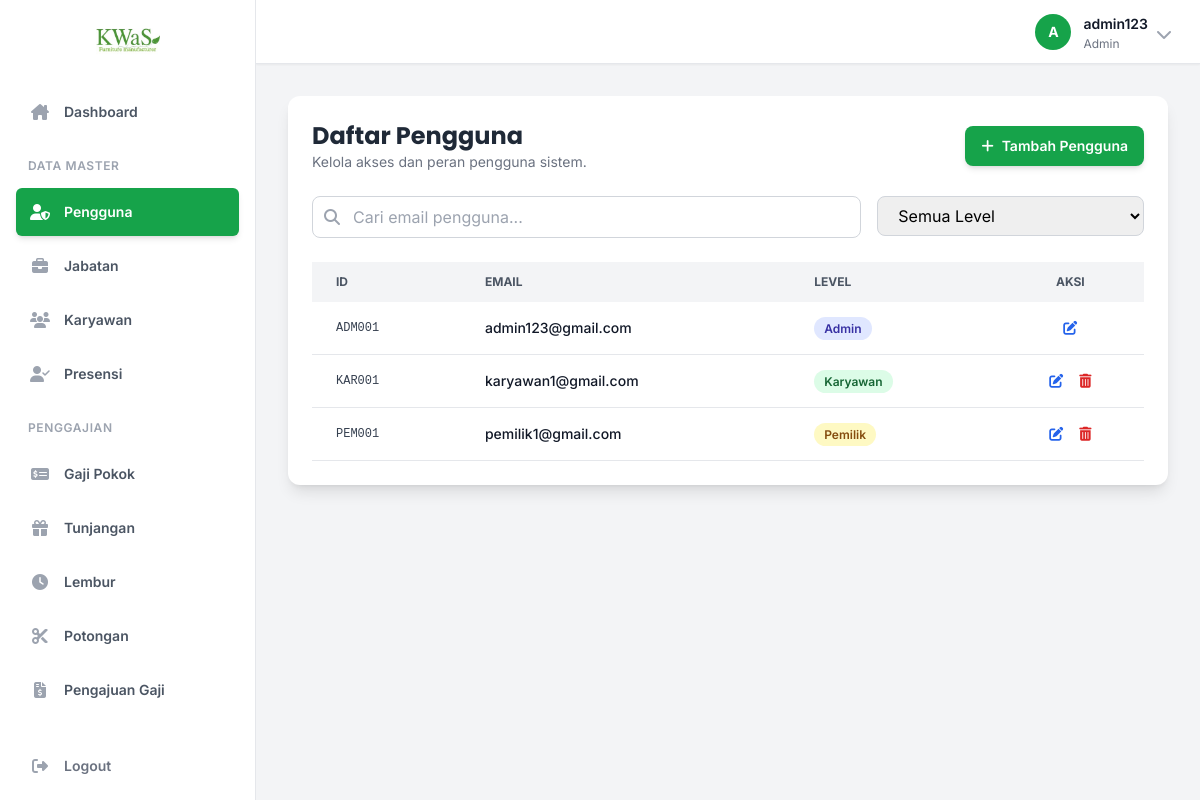
Page /pages/pengguna.php (signed in) on the earlier database version.
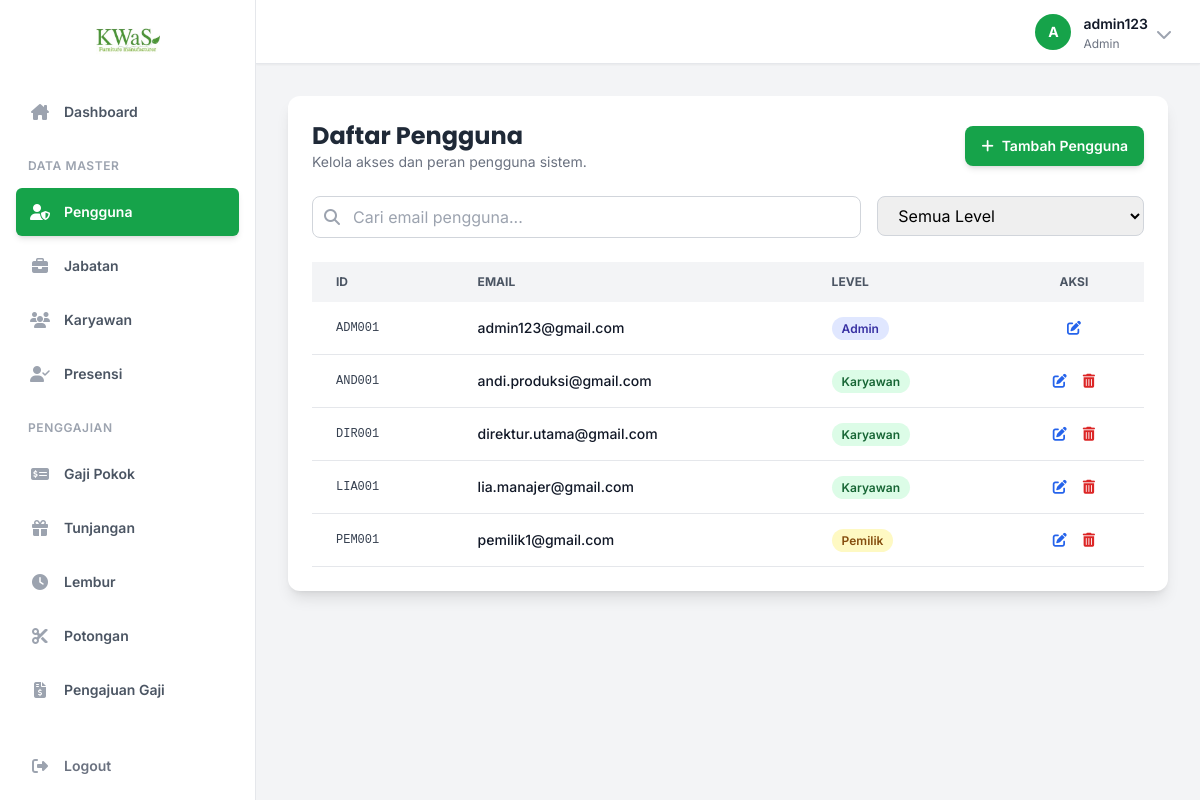
Same page on the later database version.
### tables this page shows
CREATE TABLE PENGGUNA (
    Id_Pengguna VARCHAR(15) PRIMARY KEY,
    Email VARCHAR(50) UNIQUE NOT NULL,
    Password VARCHAR(255) NOT NULL,
    Level VARCHAR(30) NOT NULL
);

### includes/functions.php (called while the page is built, shortened)
<?php
function e($string) {
    return htmlspecialchars($string ?? '', ENT_QUOTES, 'UTF-8');
}
?>

### pages/pengguna.php (the view, shortened to what the changed rows need)
<?php
require_once __DIR__ . '/../includes/functions.php';
$action = $_GET['action'] ?? 'list';
$page = isset($_GET['page']) ? (int)$_GET['page'] : 1;
$search = $_GET['search'] ?? '';
$records_per_page = 10;
$offset = ($page - 1) * $records_per_page;
require_once __DIR__ . '/../includes/header.php';
?>
<?php if ($action === 'list'): ?>
    <div class="bg-white p-6 rounded-xl shadow-lg">
        <div class="flex flex-col sm:flex-row justify-between items-start sm:items-center mb-6 gap-4">
            <div>
                <h2 class="text-2xl font-bold text-gray-800 font-poppins">Daftar Pengguna</h2>
            </div>
        </div>
        <div class="overflow-x-auto">
            <table class="w-full text-sm text-left text-gray-700">
                <thead class="text-xs uppercase bg-gray-100 text-gray-600">
                    <tr>
                        <th class="px-6 py-3">ID</th>
                        <th class="px-6 py-3">Email</th>
                        <th class="px-6 py-3">Level</th>
                        <th class="px-6 py-3 text-center">Aksi</th>
                    </tr>
                </thead>
                <tbody>
                    <?php
                    $search_param = "%" . $search . "%";
                    $sql = "SELECT * FROM PENGGUNA WHERE Email LIKE :search";
                    $sql .= " ORDER BY Level, Email ASC LIMIT :limit OFFSET :offset";
                    $stmt = $conn->prepare($sql);
                    $stmt->bindValue(':search', $search_param);
                    $stmt->bindValue(':limit', (int) $records_per_page, PDO::PARAM_INT);
                    $stmt->bindValue(':offset', (int) $offset, PDO::PARAM_INT);
                    $stmt->execute();
                    if($stmt->rowCount() > 0) {
                        while ($row = $stmt->fetch(PDO::FETCH_ASSOC)):
                    ?>
                    <tr class="bg-white border-b hover:bg-gray-50 transition-colors">
                        <td class="px-6 py-4 font-mono text-xs"><?= e($row['Id_Pengguna']) ?></td>
                        <td class="px-6 py-4 font-medium text-gray-900"><?= e($row['Email']) ?></td>
                        <td class="px-6 py-4">
                            <span class="px-2.5 py-1 text-xs font-semibold rounded-full
                                <?= $row['Level'] === 'Admin' ? 'bg-indigo-100 text-indigo-800' : '' ?>
                                <?= $row['Level'] === 'Pemilik' ? 'bg-yellow-100 text-yellow-800' : '' ?>
                                <?= $row['Level'] === 'Karyawan' ? 'bg-green-100 text-green-800' : '' ?>
                            ">
                                <?= e(ucfirst($row['Level'])) ?>
                            </span>
                        </td>
                        <td class="px-6 py-4 text-center">
                            <div class="flex items-center justify-center gap-4">
                                <a href="pengguna.php?action=edit&id=<?= e($row['Id_Pengguna']) ?>" class="text-blue-600 hover:text-blue-800" title="Edit"><i class="fa-solid fa-pen-to-square"></i></a>
                                <?php if ($row['Id_Pengguna'] !== $_SESSION['user_id']): ?>
                                <a href="pengguna.php?action=delete&id=<?= e($row['Id_Pengguna']) ?>&token=<?= e($_SESSION['csrf_token']) ?>" class="text-red-600 hover:text-red-800" onclick="return confirm('Yakin ingin menghapus pengguna ini?')" title="Hapus"><i class="fa-solid fa-trash-alt"></i></a>
                                <?php endif; ?>
                            </div>
                        </td>
                    </tr>
                    <?php
                        endwhile;
                    } else {
                        echo '<tr><td colspan="4" class="text-center py-5 text-gray-500">Tidak ada data ditemukan.</td></tr>';
                    }
                    ?>
                </tbody>
            </table>
        </div>
    </div>
<?php endif; ?>
<?php
require_once __DIR__ . '/../includes/footer.php';
?>

### includes/sidebar.php (shortened to what the changed rows need)
<?php
$user_level = strtolower($_SESSION['level'] ?? '');
$current_page_filename = basename($_SERVER['PHP_SELF']);
$navigation = [
    ['name' => 'Dashboard', 'href' => 'dashboard', 'icon' => 'fa-solid fa-house-chimney', 'roles' => ['admin', 'pemilik', 'karyawan']],
    ['group' => 'Data Master', 'roles' => ['admin']],
    ['name' => 'Pengguna', 'href' => 'pengguna.php', 'icon' => 'fa-solid fa-user-shield', 'roles' => ['admin']],
    ['name' => 'Jabatan', 'href' => 'jabatan.php', 'icon' => 'fa-solid fa-briefcase', 'roles' => ['admin']],
    ['name' => 'Karyawan', 'href' => 'karyawan.php', 'icon' => 'fa-solid fa-users', 'roles' => ['admin']],
    ['name' => 'Presensi', 'href' => 'presensi.php', 'icon' => 'fa-solid fa-user-check', 'roles' => ['admin']],
    ['group' => 'Penggajian', 'roles' => ['admin']],
    ['name' => 'Gaji Pokok', 'href' => 'salary.php', 'icon' => 'fa-solid fa-money-check-dollar', 'roles' => ['admin']],
    ['name' => 'Tunjangan', 'href' => 'tunjangan.php', 'icon' => 'fa-solid fa-gift', 'roles' => ['admin']],
    ['name' => 'Lembur', 'href' => 'lembur.php', 'icon' => 'fa-solid fa-clock', 'roles' => ['admin']],
    ['name' => 'Potongan', 'href' => 'potongan.php', 'icon' => 'fa-solid fa-scissors', 'roles' => ['admin']],
    ['name' => 'Pengajuan Gaji', 'href' => 'pengajuan_gaji.php', 'icon' => 'fa-solid fa-file-invoice-dollar', 'roles' => ['admin']],
    ['group' => 'Manajemen Pemilik', 'roles' => ['pemilik']],
    ['name' => 'Persetujuan Gaji', 'href' => 'pemilik/penggajian_pemilik.php', 'icon' => 'fa-solid fa-check-to-slot', 'roles' => ['pemilik']],
    ['name' => 'Laporan', 'href' => 'pemilik/laporan.php', 'icon' => 'fa-solid fa-chart-pie', 'roles' => ['pemilik']],
    ['group' => 'Area Pegawai', 'roles' => ['karyawan']],
    ['name' => 'Slip Gaji', 'href' => 'karyawan/slip_gaji.php', 'icon' => 'fa-solid fa-receipt', 'roles' => ['karyawan']]
];
?>
<div class="flex h-full flex-col bg-white border-r border-gray-200">
    <nav class="flex flex-1 flex-col mt-2 overflow-y-auto">
        <ul role="list" class="flex flex-1 flex-col gap-y-7 px-4">
            <li>
                <ul role="list" class="space-y-1.5">
                    <?php foreach ($navigation as $item): ?>
                        <?php if (in_array($user_level, $item['roles'])): ?>
                            <?php if (isset($item['group'])): ?>
                                <div class="px-3 pt-4 pb-2 text-xs font-semibold uppercase text-gray-400 tracking-wider">
                                    <?= e($item['group']) ?>
                                </div>
                            <?php else: ?>
                                <?php
                                    $link_href = '';
                                    $is_current = false;
                                    if ($item['href'] === 'dashboard') {
                                        if ($user_level === 'pemilik') {
                                            $link_href = BASE_URL . '/index_pemilik.php';
                                            $is_current = ($current_page_filename === 'index_pemilik.php');
                                        } elseif ($user_level === 'karyawan') {
                                            $link_href = BASE_URL . '/index_karyawan.php';
                                            $is_current = ($current_page_filename === 'index_karyawan.php');
                                        } else {
                                            $link_href = BASE_URL . '/index.php';
                                            $is_current = ($current_page_filename === 'index.php');
                                        }
                                    } else {
                                        $base_folder = '/pages/';
                                        $link_href = BASE_URL . $base_folder . $item['href'];
                                        $href_parts = explode('?', $item['href']);
                                        $item_filename_path = $href_parts[0];
                                        $current_path_parts = explode('/', $_SERVER['PHP_SELF']);
                                        $current_page_simple = end($current_path_parts);
                                        $item_path_parts = explode('/', $item_filename_path);
                                        $item_filename_simple = end($item_path_parts);
                                        $is_current = ($current_page_simple === $item_filename_simple);
                                    }
                                ?>
                                <li>
                                    <a href="<?= $link_href ?>"
                                       class="<?= $is_current
                                           ? 'bg-green-600 text-white shadow-md'
                                           : 'text-gray-600 hover:text-green-700 hover:bg-green-50';
                                       ?> group flex items-center gap-x-3 rounded-md p-3 text-sm leading-6 font-semibold transition-all duration-200">
                                        <i class="<?= e($item['icon']) ?> w-6 h-6 text-center text-base <?= $is_current ? 'text-white' : 'text-gray-400 group-hover:text-green-600'; ?>"></i>
                                        <?= e($item['name']) ?>
                                    </a>
                                </li>
                            <?php endif; ?>
                        <?php endif; ?>
                    <?php endforeach; ?>
                </ul>
            </li>
        </ul>
    </nav>
</div>

Differences in the rows shown:
removed pengguna: Id_Pengguna "KAR001", Email "karyawan1@gmail.com", Level "Karyawan"
added pengguna: Id_Pengguna "AND001", Email "andi.produksi@gmail.com", Level "Karyawan"
added pengguna: Id_Pengguna "DIR001", Email "direktur.utama@gmail.com", Level "Karyawan"
added pengguna: Id_Pengguna "LIA001", Email "lia.manajer@gmail.com", Level "Karyawan"
